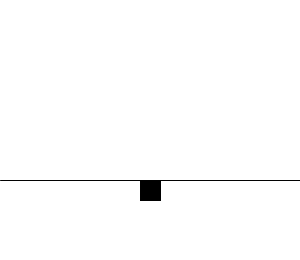
Frame 1 (no input)
Frame 60 (the mouse pressed at the canvas centre just before this capture): identical to frame 1, image omitted
Frame 120 (the mouse held since frame 60 and released just before this capture): identical to frame 1, image omitted

The Processing sketch that drew this single still picture (run headless with seeded random() and noise(); from frame 60 on, the mouse is pressed at the canvas centre):

// Processing sketch: jump
// ── jump.pde

int WIDTH=300;
int HEIGHT=260;
int SIZE=20;

int gravity=2;

int posX=140;
int posY=180;
int oldY=posY;
int yVelocity;
int jumpHeight=-20;


void setup()
{
  size(300,260);
  //fullScreen();
  frameRate(30);
  background(255);
}

void draw()
{
  //translate(400,400);
  background(255);
   
  yVelocity+=gravity;
  posY+=yVelocity;
  
  if(posY>oldY)
  {
    posY=oldY;
  }
  
  //oldY=posY;
  
  fill(0);
  
  stroke(1);
  line(0,posY,width,posY);
   
  rect(posX,posY,SIZE,SIZE);
  
  if(keyPressed==true)
  {
    if(key=='a')
    {
      posX-=2;
    }
    if(key=='d')
    {
      posX+=2;
    }
    if(key=='w')
    {
      gravity=0;
      yVelocity=0;
      
      posY-=2;
      oldY=posY;
      
      keyPressed=false;
    }
    if(key=='s')
    {
      gravity=0;
      yVelocity=0;
      
      posY+=2;
      oldY=posY;
      
      keyPressed=false;
    }
    if(key==' ')
    {
      posY=oldY; 
      
      gravity=2;
      yVelocity=0;
       
      yVelocity=jumpHeight; 
      keyPressed=false;
    }
  }
}

    
    
